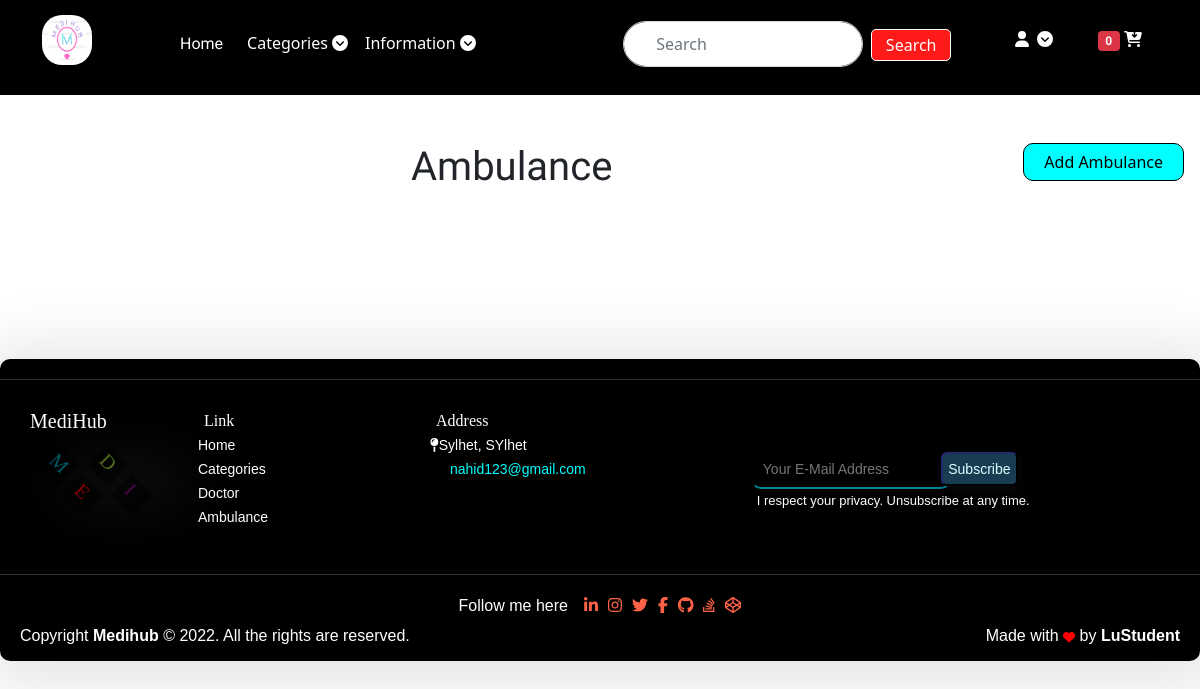
/ambulance/ (signed in), run on an earlier commit of the app's database.
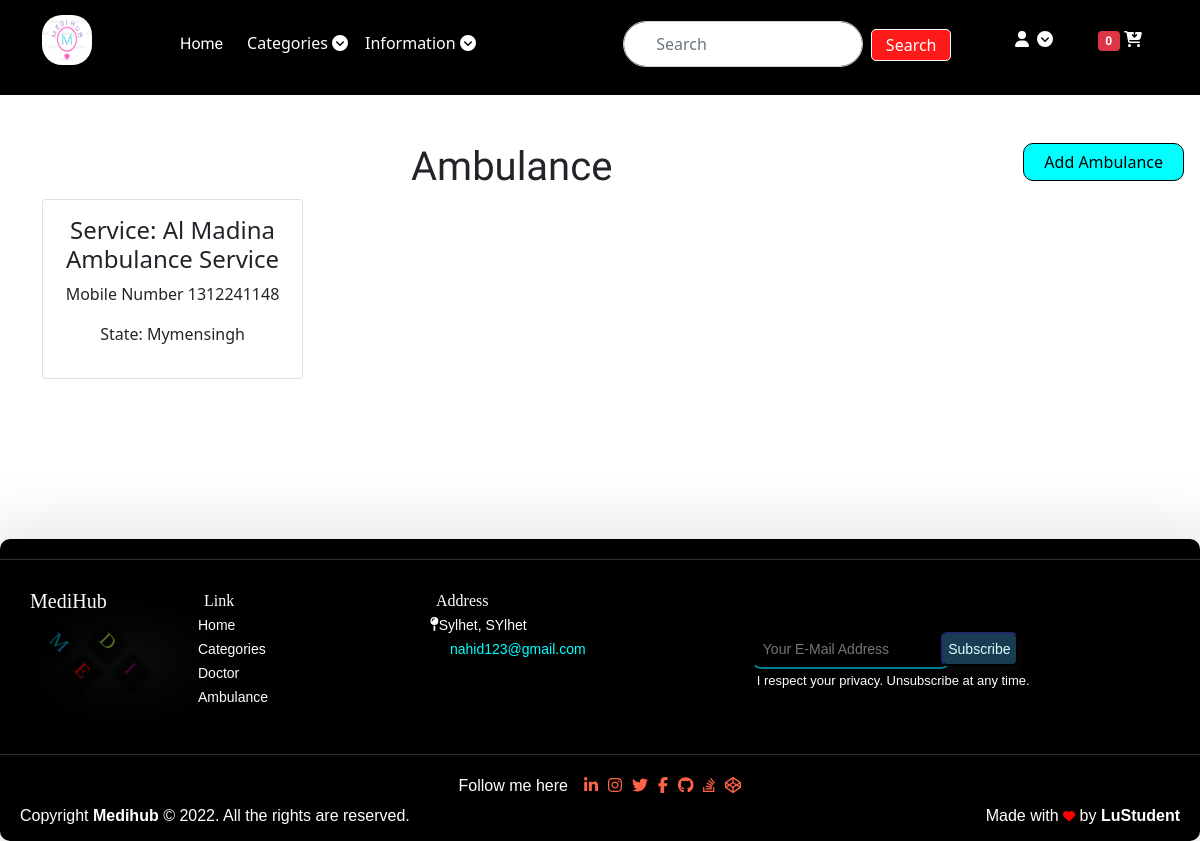
And on a later commit of the database.
### mediapp/models.py (models this page shows)
class Ambulanceadd(models.Model):
    service_name = models.CharField(max_length=100)
    service_phone = models.IntegerField()
    state = models.CharField(choices=STATE_CHOICES, max_length=50)

### mediapp/views.py (the view)
# urls.py: path('ambulance/', views.AmbulanceView.as_view(), name='ambulance'),
class AmbulanceView(View):
    def get(self, request):
        viewam = Ambulanceadd.objects.all()
        return render(request, 'app/ambulance.html', {'viewam': viewam})

### mediapp/templates/app/ambulance.html (shortened to what this page needs)
{% extends 'app/base.html' %} <br />
{% load static %} <br />
{% block main-content %}
<div class="ama">
  <a href="{% url 'addambulance' %}">Add Ambulance</a>
</div>
<h1 class="text-center">Ambulance</h1>
<div class="container">
  <div class="row">
    {% for view in viewam %}
    <div class="col-lg-3">
      <div class="card text-center">
        <div class="card-body">
          <h4>Service: {{view.service_name}}</h4>
          <p>Mobile Number {{view.service_phone}}</p>
          <p>State: {{view.state}}</p>
        </div>
      </div>
    </div>
    {% endfor %}
  </div>
</div>
{% endblock main-content %}

What changed in the data, as far as the page shows it:
added Ambulanceadd: service_name "Al Madina Ambulance Service", service_phone "1312241148", state "Mymensingh"
